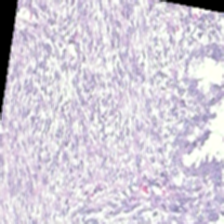
#> input picture Final-100X/test/benign/Benign_1143.png, 224 x 224 px, found by its file name; its folder holds only this picture in this run
$ jupyter execute --allow-errors data-exploration.ipynb
#> lines starting #> are read from the running program, lines starting #| are printed output that depends on the picture
[cell 1]
import seaborn as sns
import matplotlib.pyplot as plt
import pandas as pd
import numpy as np
import os
from PIL import Image
import cv2
from glob import glob

[cell 2]
# Path to your dataset
dataset_path = 'datasetji'

# Get class names (folder names)
#> (the rest of this cell did not finish here and is left out)

[cell 3]
def show_sample_images(class_name, num_images=5):
#> called with class_name = 'Benign', num_images = 5
    folder = os.path.join(dataset_path, class_name)
    files = os.listdir(folder)[:num_images]

    plt.figure(figsize=(15, 3))
    for idx, file in enumerate(files):
        img_path = os.path.join(folder, file)
        img = Image.open(img_path)
#> img is the input picture: PIL image 224x224 RGB; mean R, G, B 210.7, 204.5, 216.9
        plt.subplot(1, num_images, idx+1)
        plt.imshow(img, cmap='gray')
        plt.title(f"{class_name} #{idx+1}")
        plt.axis("off")
    plt.tight_layout()
    plt.show()

show_sample_images("Benign")
#> (the rest of this cell did not finish here and is left out)


#> (a cell that did not finish here is left out)

[cell 5]
def get_image_sizes(class_name):
    sizes = []
    folder = os.path.join(dataset_path, class_name)
    for file in os.listdir(folder):
        img_path = os.path.join(folder, file)
        img = Image.open(img_path)
        sizes.append(img.size)
    return sizes

benign_sizes = get_image_sizes("Benign")
#> benign_sizes = [(224, 224)]
#> (the rest of this cell did not finish here and is left out)


all_sizes = benign_sizes + malignant_sizes
widths, heights = zip(*all_sizes)

plt.figure(figsize=(8, 5))
sns.histplot(widths, kde=True, label='Width', color='blue')
sns.histplot(heights, kde=True, label='Height', color='green')
plt.legend()
plt.title("Distribution of Image Dimensions")
plt.xlabel("Pixels")
plt.show()

[cell 6]
def plot_pixel_intensity_distribution(class_name, num_samples=5):
#> called with class_name = 'Benign', num_samples = 5
    folder = os.path.join(dataset_path, class_name)
    files = os.listdir(folder)[:num_samples]

    plt.figure(figsize=(10, 4))
    for idx, file in enumerate(files):
        img_path = os.path.join(folder, file)
        img = cv2.imread(img_path, cv2.IMREAD_GRAYSCALE)
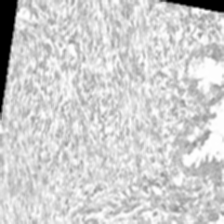
#> img: shape (224, 224); min 0, max 255, mean 207.3
        plt.subplot(1, num_samples, idx+1)
        plt.hist(img.ravel(), bins=256, color='gray')
        plt.title(f"{class_name} #{idx+1}")
        plt.xlabel("Intensity")
        plt.ylabel("Frequency")
    plt.tight_layout()
    plt.show()
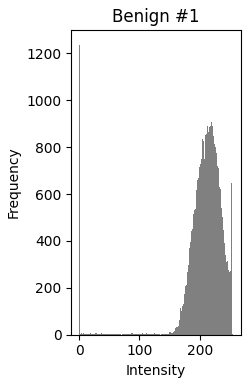
#> figure drawn by matplotlib, 1 panel; tallest bar 1237 high, from x = 0 to 0.996

plot_pixel_intensity_distribution("Benign")
#> (the rest of this cell did not finish here and is left out)


[cell 7]
def preprocess_image(img_path, size=(224, 224)):
#> called with img_path = 'datasetji/Benign/Benign_1143.png', size = (224, 224)
    img = Image.open(img_path).convert('L')  # Grayscale
#> img: PIL image 224x224 L
    img = img.resize(size)
    img = np.array(img) / 255.0  # Normalize to [0,1]
#> img: shape (224, 224) float64
    return img

# Example
sample_img = os.path.join(dataset_path, "Benign", os.listdir(os.path.join(dataset_path, "Benign"))[0])
processed = preprocess_image(sample_img)
plt.imshow(processed, cmap='gray')
plt.title("Preprocessed Sample")
plt.axis('off')
plt.show()

[cell 8]
import pandas as pd

def collect_image_stats(class_name):
    folder = os.path.join(dataset_path, class_name)
    data = []
    for file in os.listdir(folder):
        img = cv2.imread(os.path.join(folder, file), cv2.IMREAD_GRAYSCALE)
        data.append({
            'class': class_name,
            'mean': np.mean(img),
            'std': np.std(img),
            'min': np.min(img),
            'max': np.max(img)
        })
    return data

benign_stats = collect_image_stats("Benign")
#> benign_stats = 1 item
#> (the rest of this cell did not finish here and is left out)


df_stats = pd.DataFrame(benign_stats + malignant_stats)

$ run again, on Final-100X/test/benign/Benign_1346.png
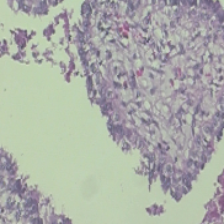
#> input picture Final-100X/test/benign/Benign_1346.png, 224 x 224 px, found by its file name
#> in show_sample_images, img is the input picture: PIL image 224x224 RGB; mean R, G, B 170.8, 174.2, 167.7
#> in plot_pixel_intensity_distribution, `img = cv2.imread(img_path, cv2.IMREAD_GRAYSCALE)`:
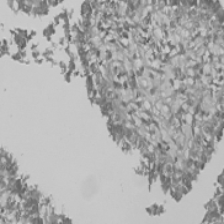
#> img: shape (224, 224); min 86, max 213, mean 172
#> in plot_pixel_intensity_distribution, `plt.show()`:
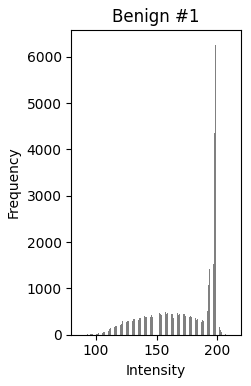
#> figure drawn by matplotlib, 1 panel; tallest bar 6260 high, from x = 198.6 to 199.1
#> benign_stats = 1 item

$ run again, on Final-100X/test/benign/Benign_318.png
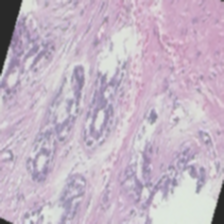
#> input picture Final-100X/test/benign/Benign_318.png, 224 x 224 px, found by its file name
#> in show_sample_images, img is the input picture: PIL image 224x224 RGB; mean R, G, B 196.1, 180.9, 197.1
#> in plot_pixel_intensity_distribution, `img = cv2.imread(img_path, cv2.IMREAD_GRAYSCALE)`:
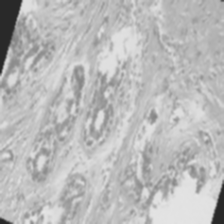
#> img: shape (224, 224); min 41, max 229, mean 186.8
#> in plot_pixel_intensity_distribution, `plt.show()`:
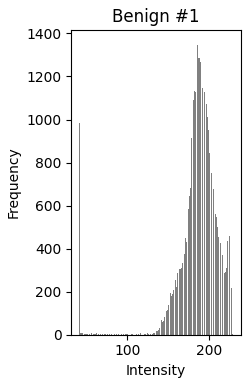
#> figure drawn by matplotlib, 1 panel; tallest bar 1347 high, from x = 185.7 to 186.4
#> benign_stats = 1 item

$ run again, on Final-100X/test/benign/Benign_550.png
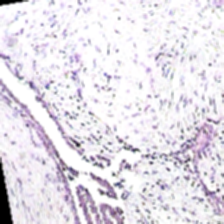
#> input picture Final-100X/test/benign/Benign_550.png, 224 x 224 px, found by its file name
#> in show_sample_images, img is the input picture: PIL image 224x224 RGB; mean R, G, B 228.6, 223.8, 232.1
#> in plot_pixel_intensity_distribution, `img = cv2.imread(img_path, cv2.IMREAD_GRAYSCALE)`:
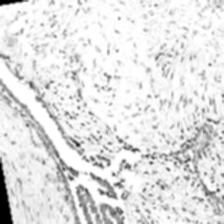
#> img: shape (224, 224); min 0, max 255, mean 225.7
#> in plot_pixel_intensity_distribution, `plt.show()`:
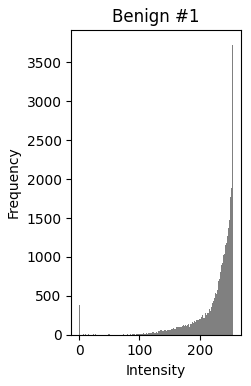
#> figure drawn by matplotlib, 1 panel; tallest bar 3727 high, from x = 254 to 255
#> benign_stats = 1 item

$ run again, on Final-100X/test/benign/Benign_1275.png
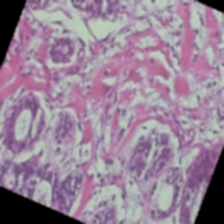
#> input picture Final-100X/test/benign/Benign_1275.png, 224 x 224 px, found by its file name
#> in show_sample_images, img is the input picture: PIL image 224x224 RGB; mean R, G, B 151.9, 131.6, 151.2
#> in plot_pixel_intensity_distribution, `img = cv2.imread(img_path, cv2.IMREAD_GRAYSCALE)`:
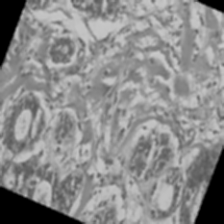
#> img: shape (224, 224); min 0, max 201, mean 139.4
#> in plot_pixel_intensity_distribution, `plt.show()`:
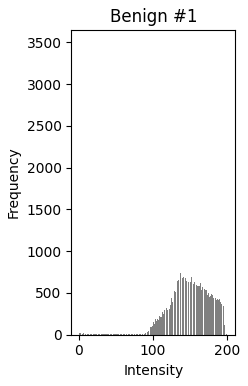
#> figure drawn by matplotlib, 1 panel; tallest bar 3469 high, from x = 0 to 0.785
#> benign_stats = 1 item
